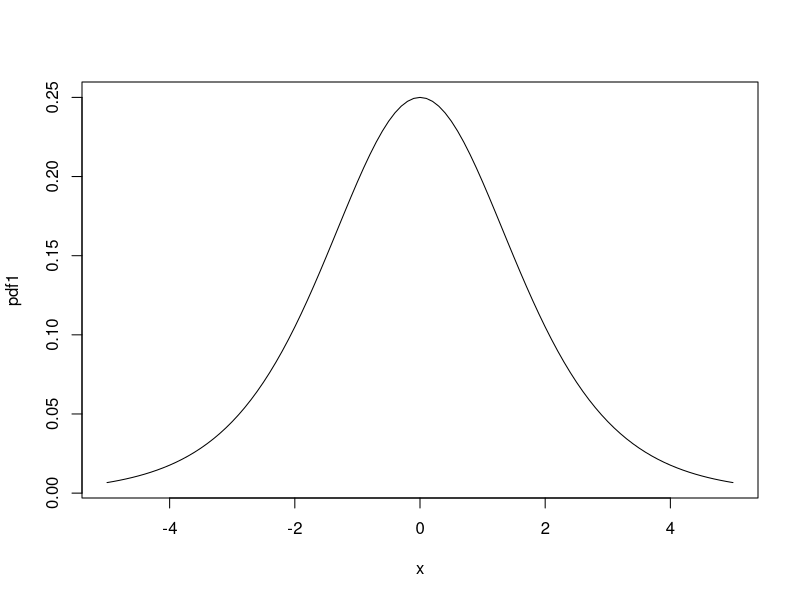
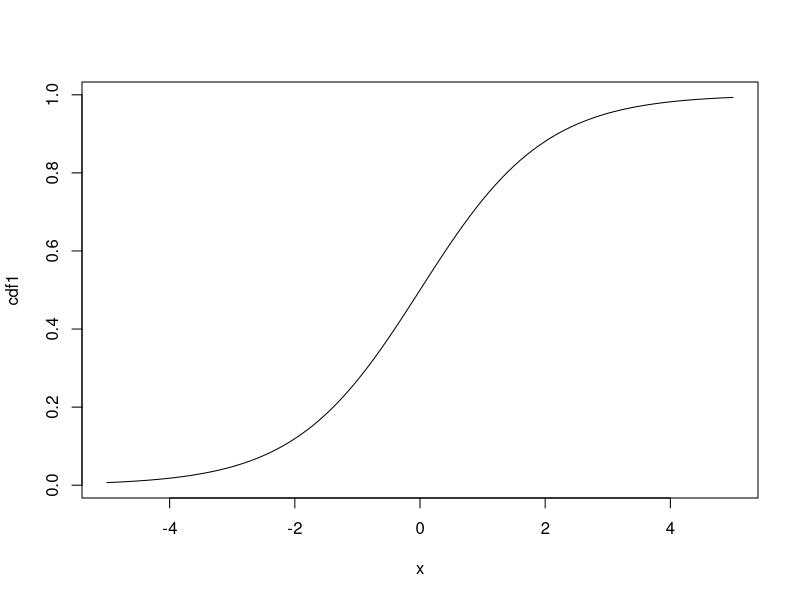
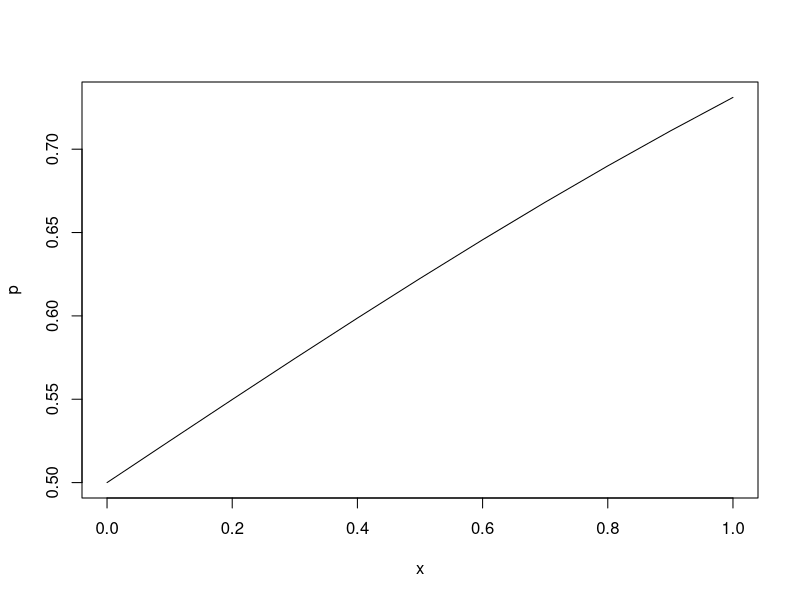

The R script that drew these images, in order:
## ---- chunk 1
#| label: learning-overview
learning_overview <- data.frame(
  section = "Biostatistics",
  category = "Statistical Models",
  topic = "Logistic distribution and logistic regression"
)
learning_overview
## ---- chunk 2
knitr::opts_chunk$set(echo = TRUE)
## ---- chunk 3
# # numbers from  
# x<-seq(-5,5,0.1)
#  
# # calculate the distribution function
# # based on the parameters
# pdf1<- plogis(x)
# sigm<- (1+ tanh(x/2))/2
# 
# # Plotting the PDF 
# plot(x,pdf1,type = "l")
# lines(x,sigm,col=3 )
## ---- chunk 4
# numbers from  
x<-seq(-5,5,0.1)
 
# calculate the distribution function
# based on the parameters
pdf1<- dlogis(x)
 
# Plotting the PDF 
plot(x,pdf1,type = "l")

## ---- chunk 5
# numbers from  
x<-seq(-5,5,0.1)
 
# calculate the distribution function
# based on the parameters
cdf1<- plogis(x)
 
# Plotting the PDF 
plot(x,cdf1,type = "l")

## ---- chunk 6
# numbers from  
x<-seq(0,1,0.1)
 
# calculate the distribution function
# based on the parameters
p<- plogis(x) #cdf
q<- 1-p
pdf=log(p/q)

# Plotting the PDF 
plot(x,p,type = "l")
